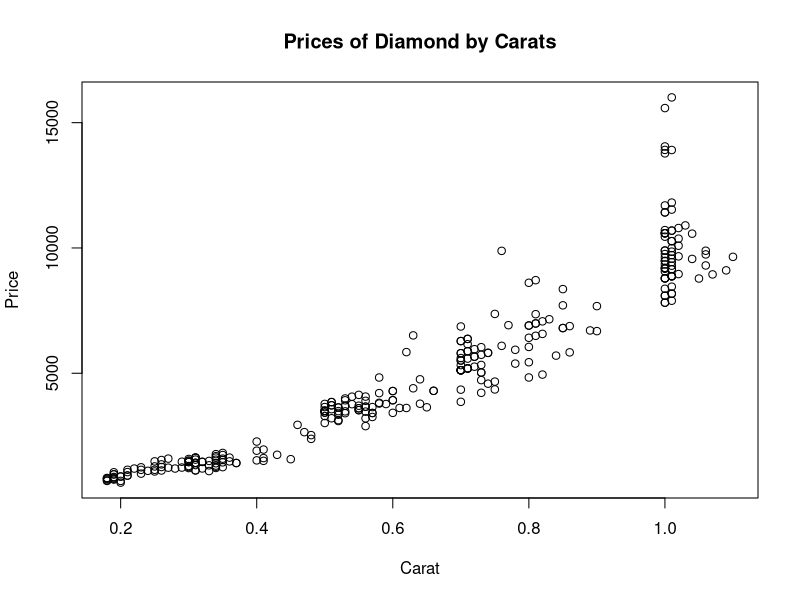
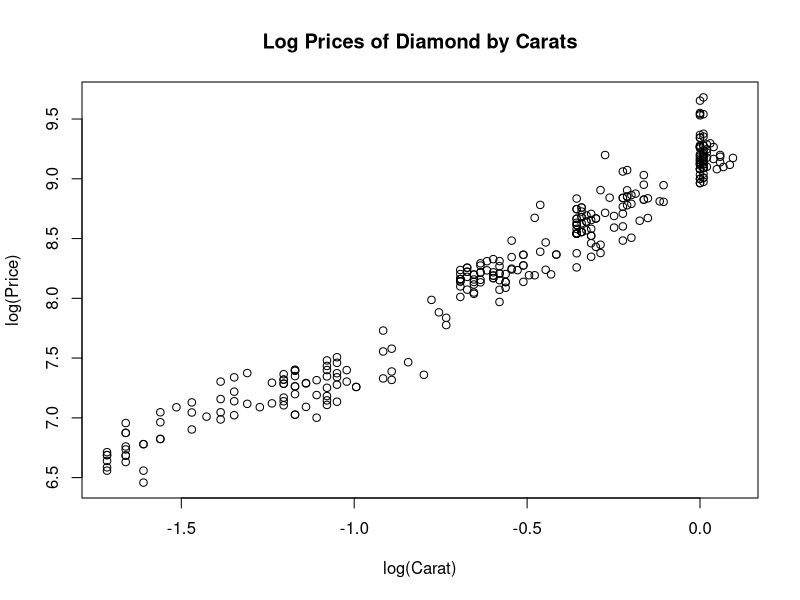
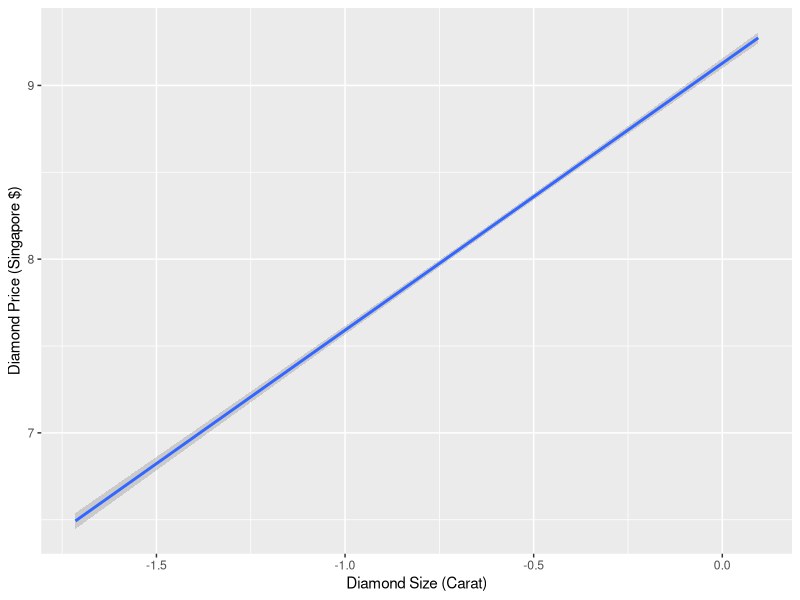
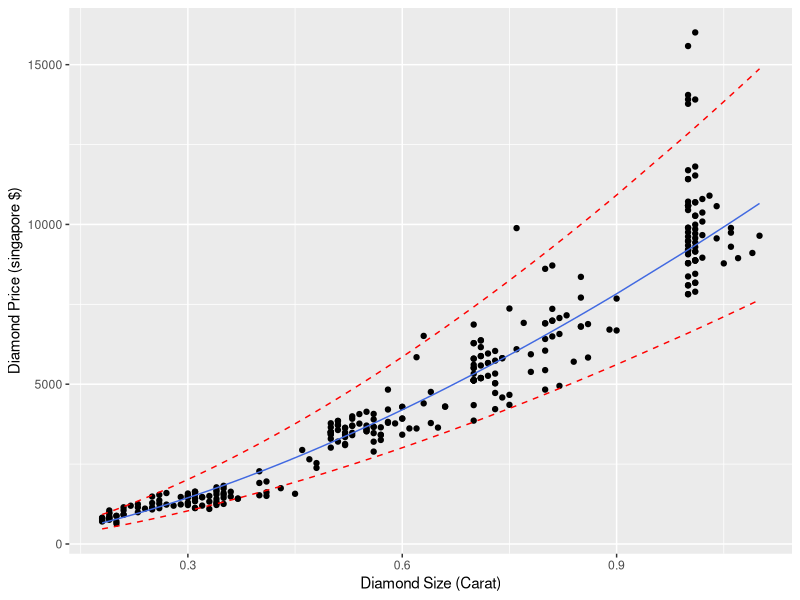

Recreate these plots in R, in order.
#Cameron Moyle

#Data accessed on https://ww2.amstat.org/publications/jse/v9n2/4Cdata.txt on 2/6/18

#Diamonds Simple Linear Regression Analysis

#Read in the data set (Data set cleaned in excel as a csv, and then the file type was mutated to .R)
diamonds <- read.csv(text = '
0.3,D,VS2,GIA,1302
0.3,E,VS1,GIA,1510
0.3,G,VVS1,GIA,1510
0.3,G,VS1,GIA,1260
0.31,D,VS1,GIA,1641
0.31,E,VS1,GIA,1555
0.31,F,VS1,GIA,1427
0.31,G,VVS2,GIA,1427
0.31,H,VS2,GIA,1126
0.31,I,VS1,GIA,1126
0.32,F,VS1,GIA,1468
0.32,G,VS2,GIA,1202
0.33,E,VS2,GIA,1327
0.33,I,VS2,GIA,1098
0.34,E,VS1,GIA,1693
0.34,F,VS1,GIA,1551
0.34,G,VS1,GIA,1410
0.34,G,VS2,GIA,1269
0.34,H,VS1,GIA,1316
0.34,H,VS2,GIA,1222
0.35,E,VS1,GIA,1738
0.35,F,VS1,GIA,1593
0.35,G,VS1,GIA,1447
0.35,H,VS2,GIA,1255
0.36,F,VS1,GIA,1635
0.36,H,VVS2,GIA,1485
0.37,F,VS2,GIA,1420
0.37,H,VS1,GIA,1420
0.4,F,VS1,GIA,1911
0.4,H,VS1,GIA,1525
0.41,F,VS1,GIA,1956
0.43,H,VVS2,GIA,1747
0.45,I,VS1,GIA,1572
0.46,E,VVS2,GIA,2942
0.48,G,VVS2,GIA,2532
0.5,E,VS1,GIA,3501
0.5,E,VS1,GIA,3501
0.5,F,VVS2,GIA,3501
0.5,F,VS1,GIA,3293
0.5,G,VS1,GIA,3016
0.51,F,VVS2,GIA,3567
0.51,G,VS1,GIA,3205
0.52,D,VS2,GIA,3490
0.52,E,VS1,GIA,3635
0.52,F,VVS2,GIA,3635
0.52,F,VS1,GIA,3418
0.53,D,VS1,GIA,3921
0.53,F,VVS2,GIA,3701
0.53,F,VS1,GIA,3480
0.53,G,VVS2,GIA,3407
0.54,E,VS1,GIA,3767
0.54,F,VVS1,GIA,4066
0.55,E,VVS2,GIA,4138
0.55,F,VS1,GIA,3605
0.55,G,VVS2,GIA,3529
0.56,F,VS1,GIA,3667
0.56,I,VVS2,GIA,2892
0.57,G,VVS2,GIA,3651
0.59,G,VVS2,GIA,3773
0.6,F,VS1,GIA,4291
0.62,E,VVS1,GIA,5845
0.63,G,VVS2,GIA,4401
0.64,G,VVS1,GIA,4759
0.66,H,VVS1,GIA,4300
0.7,F,VS1,GIA,5510
0.7,G,VS1,GIA,5122
0.7,H,VVS2,GIA,5122
0.7,I,VS2,GIA,3861
0.71,F,VVS2,GIA,5881
0.71,F,VS1,GIA,5586
0.71,F,VS2,GIA,5193
0.71,H,VVS2,GIA,5193
0.72,F,VS2,GIA,5263
0.8,I,VVS2,GIA,5441
0.82,I,VS2,GIA,4948
0.84,H,VS2,GIA,5705
0.85,F,VS2,GIA,6805
0.86,H,VVS2,GIA,6882
0.89,H,VS1,GIA,6709
0.9,I,VVS2,GIA,6682
0.5,E,VS1,GIA,3501
0.5,G,VVS1,GIA,3432
0.51,F,VVS1,GIA,3851
0.55,H,IF,GIA,3605
0.56,E,VS1,GIA,3900
0.57,H,VVS1,GIA,3415
0.6,H,IF,GIA,4291
0.63,E,IF,GIA,6512
0.7,E,VS1,GIA,5800
0.7,F,VVS1,GIA,6285
0.7,F,VS2,GIA,5122
0.7,F,VS2,GIA,5122
0.7,G,VS1,GIA,5122
0.7,H,VVS2,GIA,5122
0.71,D,VS1,GIA,6372
0.71,E,VS1,GIA,5881
0.71,H,VVS2,GIA,5193
0.72,E,VS1,GIA,5961
0.72,H,VVS1,GIA,5662
0.73,E,VS2,GIA,5738
0.73,H,VS1,GIA,5030
0.73,H,VS1,GIA,5030
0.73,I,VVS1,GIA,4727
0.73,I,VS1,GIA,4221
0.74,G,VVS2,GIA,5815
0.74,H,VS2,GIA,4585
0.75,D,VVS2,GIA,7368
0.75,I,VVS2,GIA,4667
0.75,I,VS1,GIA,4355
0.76,D,IF,GIA,9885
0.77,F,VVS1,GIA,6919
0.78,H,VS1,GIA,5386
0.8,I,VS2,GIA,4832
0.83,E,VS2,GIA,7156
0.9,F,VS1,GIA,7680
1,D,VVS1,GIA,15582
1,D,VS1,GIA,11419
1,E,VS1,GIA,10588
1,E,VS2,GIA,9757
1,F,IF,GIA,13913
1,F,VVS2,GIA,10588
1,F,VS1,GIA,10713
1,F,VS2,GIA,9480
1,G,VVS2,GIA,9896
1,G,VS1,GIA,9619
1,G,VS2,GIA,9169
1,G,VS2,GIA,9203
1,H,VS2,GIA,8788
1,I,VS1,GIA,8095
1,I,VS2,GIA,7818
1.01,D,VVS1,GIA,16008
1.01,E,VS1,GIA,10692
1.01,E,VS2,GIA,9853
1.01,F,VS1,GIA,10272
1.01,F,VS2,GIA,9573
1.01,H,VS1,GIA,9153
1.01,H,VS2,GIA,8873
1.01,I,VVS1,GIA,8873
1.01,I,VVS2,GIA,8455
1.01,I,VS2,GIA,7895
1.02,F,VS1,GIA,10372
1.02,F,VS2,GIA,9666
1.02,G,VVS2,GIA,10090
1.03,E,VS1,GIA,10900
1.04,F,VS1,GIA,10571
1.04,I,IF,GIA,9563
1.05,I,VVS2,GIA,8781
1.06,G,VS2,GIA,9743
1.06,H,VS2,GIA,9302
1.07,I,VVS2,GIA,8945
1.1,H,VS2,GIA,9646
0.18,F,VVS1,IGI,823
0.18,F,VVS2,IGI,765
0.18,G,IF,IGI,803
0.18,G,IF,IGI,803
0.18,G,VVS2,IGI,705
0.18,H,IF,IGI,725
0.19,D,VVS2,IGI,967
0.19,E,IF,IGI,1050
0.19,F,IF,IGI,967
0.19,F,VVS1,IGI,863
0.19,F,VVS2,IGI,800
0.19,G,IF,IGI,842
0.19,G,VVS1,IGI,800
0.19,H,IF,IGI,758
0.2,D,VS1,IGI,880
0.2,G,IF,IGI,880
0.2,G,VS1,IGI,705
0.2,G,VS2,IGI,638
0.21,D,VS1,IGI,919
0.21,E,IF,IGI,1149
0.21,F,IF,IGI,1057
0.21,G,IF,IGI,919
0.22,E,IF,IGI,1198
0.23,E,IF,IGI,1248
0.23,F,IF,IGI,1147
0.23,G,IF,IGI,995
0.24,H,IF,IGI,1108
0.25,F,IF,IGI,1485
0.25,G,IF,IGI,1283
0.25,H,IF,IGI,1149
0.25,I,IF,IGI,1082
0.26,F,IF,IGI,1539
0.26,F,VVS1,IGI,1365
0.26,F,VVS2,IGI,1260
0.26,I,IF,IGI,1121
0.27,F,IF,IGI,1595
0.27,H,IF,IGI,1233
0.28,I,IF,IGI,1199
0.29,G,IF,IGI,1471
0.29,I,IF,IGI,1238
0.3,E,VVS2,IGI,1580
0.3,F,VVS2,IGI,1459
0.3,G,VVS1,IGI,1459
0.3,H,VVS2,IGI,1218
0.3,I,IF,IGI,1299
0.31,E,VVS2,IGI,1628
0.31,F,VVS1,IGI,1628
0.31,I,IF,IGI,1337
0.32,H,IF,IGI,1462
0.33,H,IF,IGI,1503
0.34,F,VVS1,IGI,1773
0.34,F,VVS2,IGI,1636
0.35,F,VVS1,IGI,1821
0.35,G,VVS2,IGI,1540
0.4,G,IF,IGI,2276
0.41,I,VVS1,IGI,1616
0.41,I,VVS2,IGI,1506
0.47,F,VVS2,IGI,2651
0.48,F,VS1,IGI,2383
0.5,G,IF,IGI,3652
0.51,E,VVS2,IGI,3722
0.51,F,VVS1,IGI,3722
0.52,I,IF,IGI,3095
0.55,F,VVS2,IGI,3706
0.56,E,VVS2,IGI,4070
0.56,G,VVS2,IGI,3470
0.58,E,VVS1,IGI,4831
0.58,F,VVS1,IGI,4209
0.58,G,VVS1,IGI,3821
0.7,G,VVS1,IGI,5607
0.7,G,VVS2,IGI,5326
0.71,D,VS1,IGI,6160
0.76,F,VVS2,IGI,6095
0.78,G,VVS2,IGI,5937
1,H,VVS2,IGI,9342
1.01,G,VS1,IGI,9713
1.01,H,VS2,IGI,8873
1.01,I,VS1,IGI,8175
0.5,F,VVS1,HRD,3778
0.5,G,VVS1,HRD,3432
0.51,F,VVS1,HRD,3851
0.52,E,VS2,HRD,3346
0.52,H,VVS1,HRD,3130
0.53,F,VVS1,HRD,3995
0.53,F,VVS2,HRD,3701
0.55,G,VVS2,HRD,3529
0.56,F,VS1,HRD,3667
0.56,F,VS2,HRD,3202
0.57,F,VS2,HRD,3256
0.57,H,VVS1,HRD,3415
0.58,H,IF,HRD,3792
0.6,G,VS1,HRD,3925
0.6,G,VS2,HRD,3421
0.6,H,VVS1,HRD,3925
0.61,H,VVS2,HRD,3616
0.62,I,VVS2,HRD,3615
0.64,H,VVS2,HRD,3785
0.65,I,VVS2,HRD,3643
0.66,H,VVS1,HRD,4300
0.7,E,VVS1,HRD,6867
0.7,E,VVS2,HRD,6285
0.7,G,VVS1,HRD,5800
0.7,G,VVS2,HRD,5510
0.7,H,VS2,HRD,4346
0.71,G,IF,HRD,6372
0.71,H,VVS2,HRD,5193
0.72,H,VVS1,HRD,5662
0.73,F,VS2,HRD,5333
0.73,G,VVS1,HRD,6041
0.74,H,VVS1,HRD,5815
0.8,F,IF,HRD,8611
0.8,F,VS1,HRD,6905
0.8,G,VVS2,HRD,6905
0.8,H,VVS2,HRD,6416
0.8,H,VS1,HRD,6051
0.81,E,VVS1,HRD,8715
0.81,E,VS2,HRD,6988
0.81,F,VS1,HRD,6988
0.81,G,VS1,HRD,6495
0.81,H,IF,HRD,7358
0.82,F,VS2,HRD,6572
0.82,G,VVS2,HRD,7072
0.85,F,VVS1,HRD,8359
0.85,F,VS2,HRD,6805
0.85,G,VVS1,HRD,7711
0.86,H,VS2,HRD,5835
1,D,VVS2,HRD,13775
1,E,VVS1,HRD,14051
1,E,VVS2,HRD,11419
1,E,VS1,HRD,10588
1,F,VVS1,HRD,11696
1,F,VVS2,HRD,10588
1,G,VVS1,HRD,10450
1,G,VVS2,HRD,9896
1,G,VS2,HRD,9203
1,H,VVS1,HRD,9480
1,H,VS1,HRD,9065
1,H,VS2,HRD,8788
1,I,VVS1,HRD,8788
1,I,VVS2,HRD,8372
1,I,VS1,HRD,8095
1,I,VS2,HRD,7818
1.01,D,VVS2,HRD,13909
1.01,E,VVS2,HRD,11531
1.01,E,VS1,HRD,10692
1.01,F,VVS1,HRD,11811
1.01,F,VS1,HRD,10272
1.01,G,VVS2,HRD,9993
1.01,G,VS2,HRD,9293
1.01,H,VVS2,HRD,9433
1.01,H,VS1,HRD,9153
1.01,I,VVS1,HRD,8873
1.01,I,VS1,HRD,8175
1.02,F,VVS2,HRD,10796
1.06,H,VVS2,HRD,9890
1.02,H,VS2,HRD,8959
1.09,I,VVS2,HRD,9107
')

#Code provided by Dr Grimshaw
names(diamonds)<-c("Carat","Color","Clarity","Cert","Price")
tail(diamonds)

plot(Price ~ Carat, data = diamonds, main = "Prices of Diamond by Carats")
plot(log(Price)~log(Carat), data = diamonds, main = "Log Prices of Diamond by Carats")

#Analysis
#Response Variable: lnPrice
#Explanatory Variable: lnCarat

#Model = lnPrice = Beta0 + Beta1 * lnCarat + e~N(0,SIGMA2)
    # Could also write: Price = e^beta0 * Carat^Beta1 * e^e~lognormal (e*) <- this is a multiplicative effect.
diamonds.out <- lm(log(Price)~log(Carat), data = diamonds)
summary(diamonds.out)
confint(diamonds.out)
library(ggplot2)
qplot(log(Carat), log(Price), data = diamonds,
      geom = "smooth", formula = y~x, method="lm", se=TRUE,
      xlab = "Diamond Size (Carat)",
      ylab = "Diamond Price (Singapore $)")

#Interpretation
#Estimated slope in a log transformed model (not good)
# Pvalue < 0.0001
# For a 1% increase in Carat, we estimate an expected increase in Price of 1.54% (good)

# They want a prediction
# We're predicting lnprice(hat) = 9.13 + 1.54 lnCarat
# Predict for one carat diamond = 9.13
# So Price = e^9.13

#log Price Calculated
predict(diamonds.out,newdata=data.frame(Carat=1), interval = "prediction")
# Price calculated
exp(predict(diamonds.out,newdata=data.frame(Carat=1), interval = "prediction"))

#Prediction Performance.
# R^2 = 0.9572, but this is using log singapore dollares, so it's based on the log transform.

#Compute the "real" R^2
# R^2 = 1 - (sum(yi = yi(hat))^2 / (sum(yi - y(bar))^2)
# coded
1 -sum((diamonds$Price - exp(predict(diamonds.out)))^2) / sum((diamonds$Price - mean(diamonds$Price))^2)

# Compute ABS of accuracy
summary(abs(diamonds$Price - exp(predict(diamonds.out))))

#Picture 
plot.df <- cbind(diamonds, exp(predict(diamonds.out, interval = "prediction")))

ggplot(plot.df, aes(Carat, Price)) + 
  xlab("Diamond Size (Carat)") +
  ylab("Diamond Price (singapore $)") +
  geom_point() +
  geom_line(aes(y=fit), color = "royalblue") + #fit comes from predict function in plot.df
  geom_line(aes(y=lwr), color = "red", linetype = "dashed") +
  geom_line(aes(y=upr), color = "red", linetype = "dashed")

#Model predicts well for small diamonds, but gets more variable for bigger diamonds
#Suggest collecting more data for bigger diamonds to make the bigger diamond price more predictable

#Strengths, very predictive model with strongly correlated log data few outliers.

#Weaknesses: not very predictive for big carat sizes, and also does not account for other other
#potential explanatory variables.
